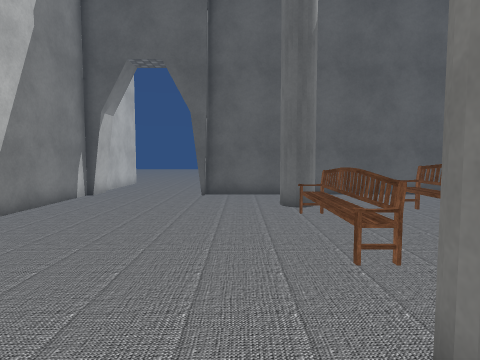
View 1 (above)

19 first-person views from a walk through a scene from a Unity 3-D project. The camera is 1.4 m above the floor, tilts 4° down and sees 75° across. The floor is counted in squares, 1 m on a side. Each view is taken from the middle of a square. On the plan, view 1 faces up. The plan holds only what a view shows up to about 14 squares ahead; the rest is blank. The place goes on beyond the plan. The player is left out. Some surface patterns are stand-ins.

View 2
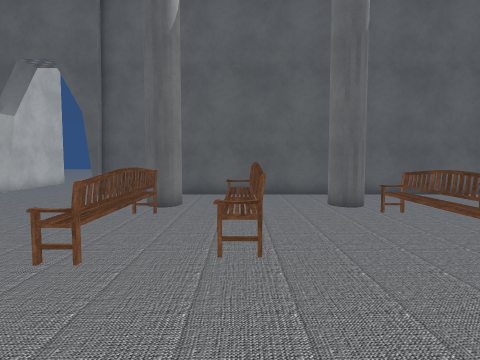

View 3
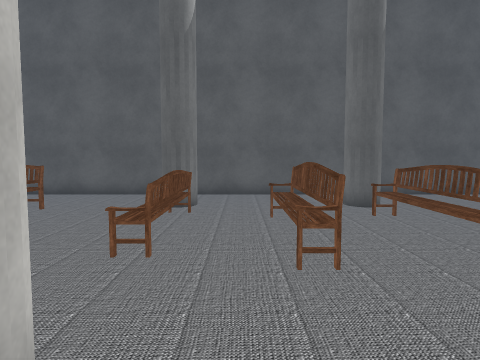

View 4
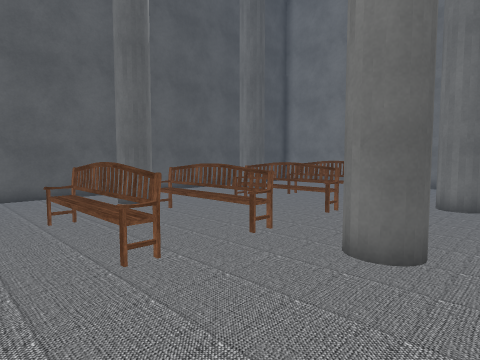

View 5
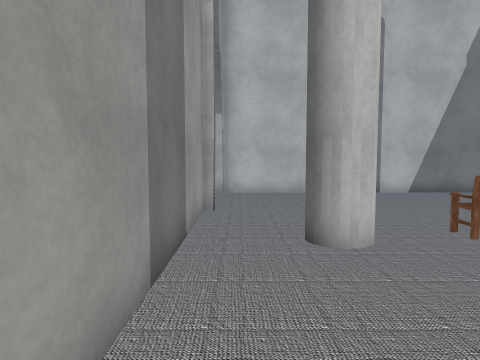

View 6
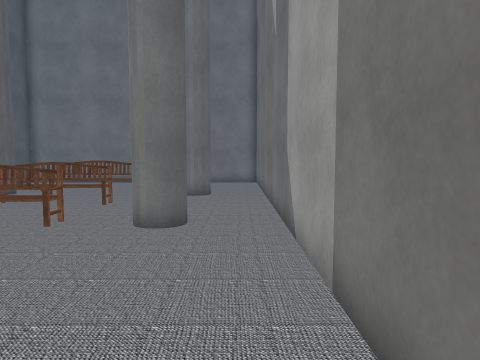

View 7
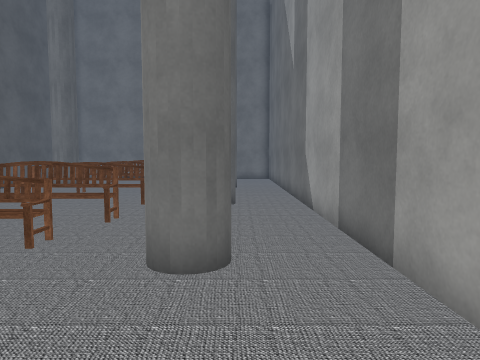

View 8
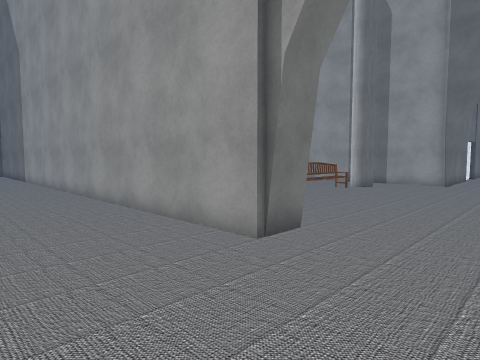

View 9
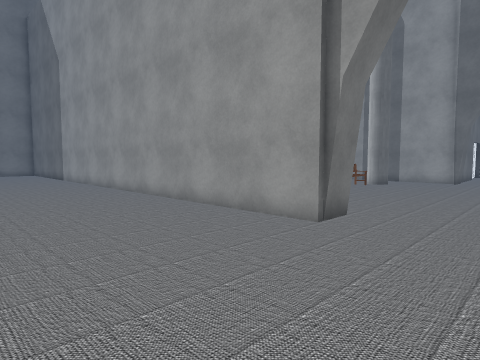

View 10
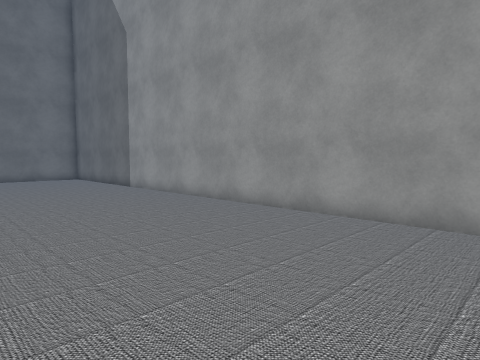

View 11
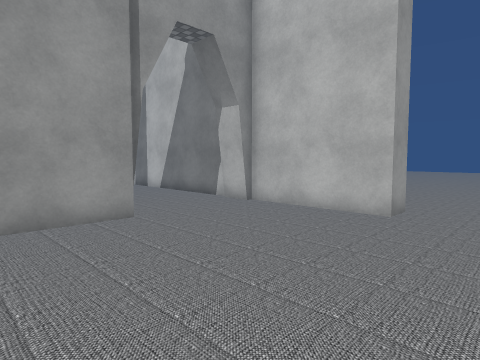

View 12
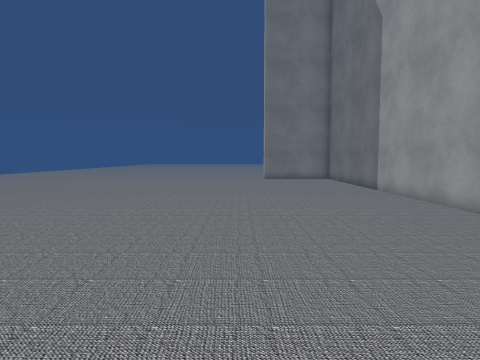

View 13
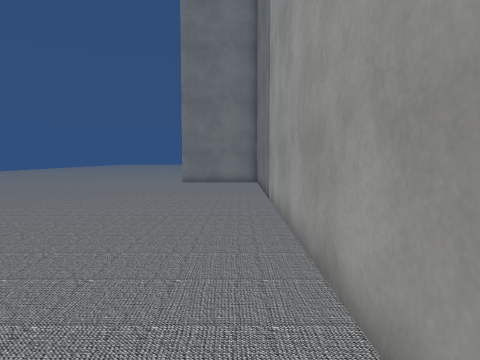

View 14
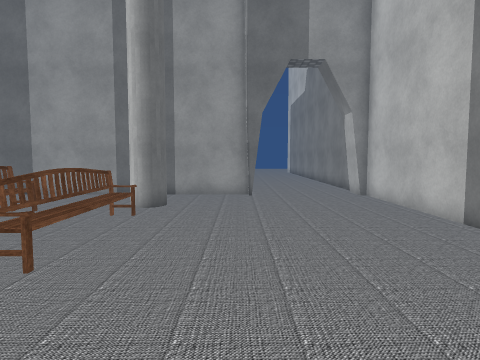

View 15
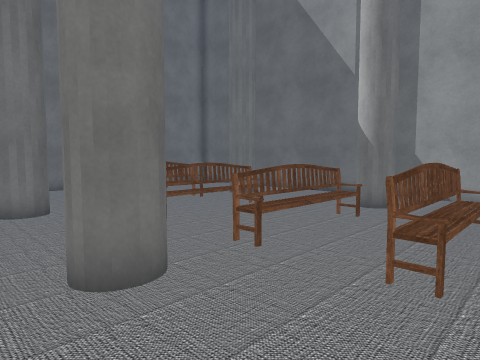

View 16
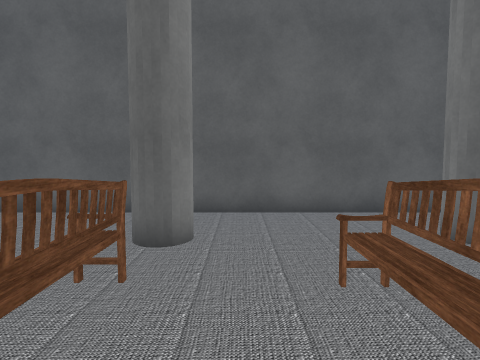

View 17
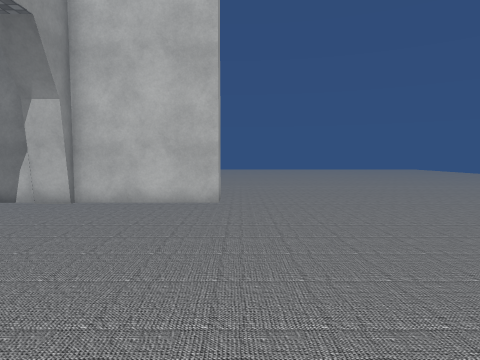

View 18
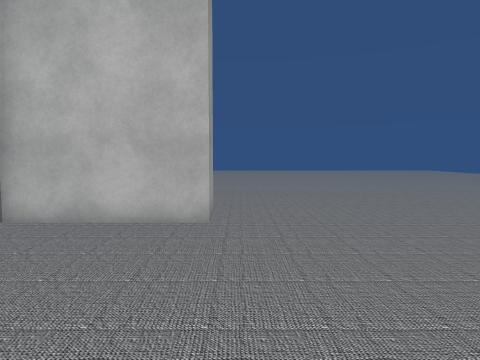

View 19
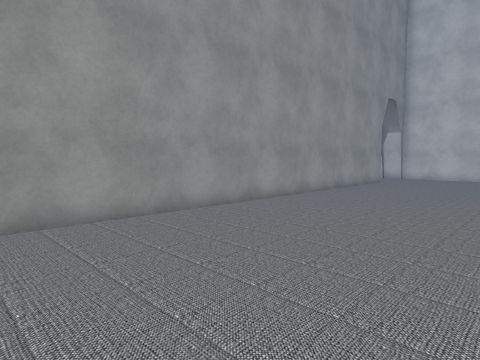

### Floor plan
Key: @ floor where view 1 was taken; # wall or solid block; . floor; O other object.
Columns run from 8 left of view 1 to 17 right of it. Each row starts with its distance up from view 1.
 20 ........... ..............
 19 ..........................
 18 ..........................
 17 .##.......................
 16   #.......................
 15   #.......................
 14   #.......................
 13   #....###################
 12   #....###################
 11   #.......................
 10   #.......................
  9   #.......#....#.....#....
  8   #.......................
  7   #.......O.O..OO.O.OO.O..
  6   #.......O.O..OO.O.OO.O..
  5   #.......O.O..OO.O.OO.O..
  4   #.......O.O..OO.O.OO.O..
  3   #.......................
  2   #.......#....#.....#....
  1   #.......................
  0   #.....@.................
 -1   #....###################
 -2   #....
 -3   #....

Where each view was taken, in squares from view 1:
view 1: 0 up, 0 right, facing up
view 2: 0 up, 4 right, facing up
view 3: 0 up, 9 right, facing up
view 4: 0 up, 8 right, facing up-right
view 5: 0 up, 7 right, facing left
view 6: 0 up, 6 right, facing right
view 7: 1 up, 3 right, facing right
view 8: 17 up, 5 left, facing down-right
view 9: 19 up, 5 left, facing down-right
view 10: 20 up, 2 right, facing down-right
view 11: 20 up, 2 right, facing down-left
view 12: 19 up, 3 right, facing right
view 13: 14 up, 6 right, facing right
view 14: 11 up, 1 left, facing down
view 15: 11 up, 9 right, facing down-right
view 16: 4 up, 14 right, facing up
view 17: 18 up, 4 right, facing left
view 18: 18 up, 1 right, facing left
view 19: 20 up, 17 right, facing down-left
